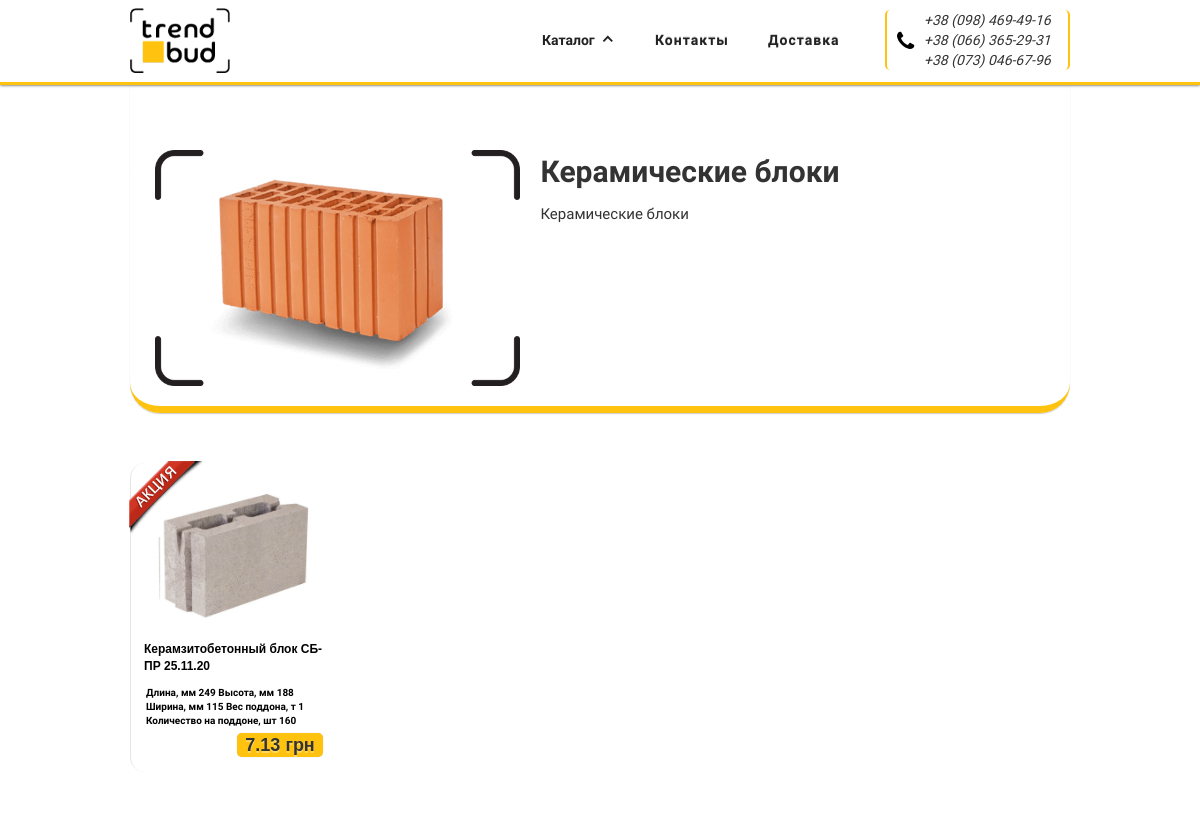
The page /category/3 on the database its author committed.
### tables this page shows
CREATE TABLE IF NOT EXISTS `product_category` (
  `id` int(11) NOT NULL AUTO_INCREMENT COMMENT 'id категории',
  `title` varchar(128) NOT NULL COMMENT 'Название товара',
  `photo_url` varchar(256) NOT NULL COMMENT 'url картинки',
  `description` text NOT NULL COMMENT 'Описание категории',
  `visible` int(11) NOT NULL COMMENT 'Публикация',
  PRIMARY KEY (`id`),
  KEY `id` (`id`),
  KEY `title` (`title`)
);

CREATE TABLE IF NOT EXISTS `product` (
  `id` int(11) NOT NULL AUTO_INCREMENT COMMENT 'id товара',
  `title` varchar(128) NOT NULL COMMENT 'Название товара',
  `akcia` varchar(256) NOT NULL COMMENT 'Акция',
  `photo_url` varchar(256) NOT NULL COMMENT 'Фото продукта',
  `description` text NOT NULL COMMENT 'Характеристики',
  `price` varchar(32) NOT NULL COMMENT 'Цена',
  `category_id` int(11) NOT NULL COMMENT 'id категории',
  PRIMARY KEY (`id`),
  KEY `id` (`id`),
  KEY `category_id` (`category_id`)
);

### application/controllers/First.php (called while the page is built, shortened)
<?php
class First extends CI_Controller {
        public function category($id)
        {
                $this->load->model('product_category_model');
                $data['some_category'] = $this->product_category_model->get_category_by_get($id);
                $this->load->model('product_model');
                $data['products'] = $this->product_model->get_products_model($id);
                $this->load->model('product_category_model');
                $config['per_page'] = '20';
                $data['product_category'] = $this->product_category_model->get_category_model($config['per_page']);
                $this->load->view('category-view', $data);
        }
}

### index.php (called while the page is built, shortened)
<?php
require_once BASEPATH.'core/CodeIgniter.php';

### application/models/product_category_model.php (called while the page is built, shortened)
<?php
class Product_category_model extends CI_Model {
	public function get_category_model($num, $offset=0)
	{
		$this->db->order_by('id', 'asc');
                $this->db->where('visible', 1);
		$query = $this->db->get('product_category', $num, $offset);
		return $query->result_array();
	}
        public function get_category_by_get($id)
	{
		$query = $this->db->get_where('product_category', array('id' => $id, 'visible' => 1));
                return $query->result_array();
	}
}

### application/models/product_model.php (called while the page is built, shortened)
<?php
class Product_model extends CI_Model {
	public function get_products_model($id)
	{
		$this->db->where('category_id', $id);
		$query = $this->db->get('product');
		return $query->result_array();
	}
}

### application/views/category-view.php (the view, shortened to what this page needs)
<!DOCTYPE html>
<html lang="ru">
    <link type="text/css" rel="stylesheet" href="/css/normalize.css"/>
    <link type="text/css" rel="stylesheet" href="/css/webflow.css"/>
    <link type="text/css" rel="stylesheet" href="/css/trend-bud.webflow.css"/>
    <link rel="stylesheet" href="https://maxcdn.bootstrapcdn.com/font-awesome/4.4.0/css/font-awesome.min.css">
<body>
  <div data-collapse="medium" data-animation="default" data-duration="400" data-contain="1" data-easing="ease-in-out" data-easing2="ease-in-out" class="w-nav nav-menu">
    <div class="w-container">
      <a href="/" class="w-nav-brand logo-link"><img width="100" src="/images/trend-bud-logo3.png" data-ix="load" class="logo-trande-bud">
      </a>
      <div data-ix="load-5" class="w-hidden-medium w-hidden-small w-hidden-tiny w-clearfix cont-div">
        <div class="w-embed code _1"><i class="fa fa-phone"></i>
        </div>
        <div class="txt _2">+38&nbsp;(098) 469-49-16</div>
        <div class="txt _2">+38&nbsp;(066) 365-29-31</div>
        <div class="txt _2">+38&nbsp;(073) 046-67-96</div>
      </div>
      <nav role="navigation" class="w-nav-menu dd-menu">
        <div data-delay="0" class="w-dropdown w-clearfix">
          <div data-ix="load-6-hoover" class="w-dropdown-toggle drop-down">
            <div class="drop-text">Каталог</div>
            <div class="w-icon-dropdown-toggle ico-drop-down"></div>
          </div>
        </div><a href="<?php echo base_url();?>#contact" data-ix="load-3" class="w-nav-link nav-link">Контакты</a><a href="<?php echo base_url();?>#dostavka" data-ix="load-4" class="w-nav-link nav-link">Доставка</a>
      </nav>
    </div>
  </div>
  <div class="w-section">
    <div data-ix="3d" class="w-container w-preserve-3d info-category">
        <?php foreach ($some_category as $item) : ?>
      <div class="w-row">
        <div class="w-col w-col-5"><img class="img-category-page" src="/photo/<?=$item['photo_url'];?>">
        </div>
        <div class="w-col w-col-7">
          <h1 class="h1-category-page"><?=$item['title'];?></h1>
          <h2 class="h2-category-page"><?=$item['description'];?></h2>
        </div>
      </div>
        <?php endforeach; ?>
    </div>
  </div>
  <div class="w-section product-section">
    <div class="w-container">
      <div class="w-dyn-list ps"_CONTEXT">
        <div class="w-dyn-items w-row dynamic-product">
          <?php foreach ($products as $product) : ?>
            <div data-ix="load-2" class="w-dyn-item w-col w-col-3 w-clearfix tovar-position"><img class="akcia" src="/images/<?=$product['akcia']?$product['akcia']:'empty.png'?>"><img class="tovar-img" src="/photo/<?=$product['photo_url']?>">
            <h3 class="h3-tovar"><?=$product['title'];?></h3>
            <div class="description-product"><?=$product['description'];?></div>
            <h4 class="price"><?=$product['price'];?></h4>
          </div>
          <?php endforeach;?>
        </div>
      </div>
    </div>
  </div>
</body>
</html>

### css/webflow.css (style rules this page uses)
[class^="w-icon-"], [class*=" w-icon-"] { font-family: 'webflow-icons'; speak: none; font-style: normal; font-weight: normal; font-variant: normal; text-transform: none; line-height: 1; -webkit-font-smoothing: antialiased; -moz-osx-font-smoothing: grayscale; }
.w-icon-arrow-down:before, .w-icon-dropdown-toggle:before { content: "\e603"; }
* { -webkit-box-sizing: border-box; -moz-box-sizing: border-box; box-sizing: border-box; }
html { height: 100%; }
body { margin: 0; min-height: 100%; background-color: #fff; font-family: Arial, sans-serif; font-size: 14px; line-height: 20px; color: #333; }
img { max-width: 100%; vertical-align: middle; display: inline-block; }
.w-clearfix:before, .w-clearfix:after { content: " "; display: table; }
.w-clearfix:after { clear: both; }
.w-preserve-3d { transform-style: preserve-3d; }
h1, h2, h3, h4, h5, h6 { font-weight: bold; margin-bottom: 10px; }
h1 { font-size: 38px; line-height: 44px; margin-top: 20px; }
h2 { font-size: 32px; line-height: 36px; margin-top: 20px; }
h3 { font-size: 24px; line-height: 30px; margin-top: 20px; }
h4 { font-size: 18px; line-height: 24px; margin-top: 10px; }
.w-embed:before, .w-embed:after { content: " "; display: table; }
.w-embed:after { clear: both; }
.w-container { margin-left: auto; margin-right: auto; max-width: 940px; }
.w-container:before, .w-container:after { content: " "; display: table; }
.w-container:after { clear: both; }
.w-container .w-row { margin-left: -10px; margin-right: -10px; }
.w-row:before, .w-row:after { content: " "; display: table; }
.w-row:after { clear: both; }
.w-col { position: relative; float: left; width: 100%; min-height: 1px; padding-left: 10px; padding-right: 10px; }
.w-col-3 { width: 25%; }
.w-col-5 { width: 41.66666667%; }
.w-col-7 { width: 58.33333333%; }
.w-dropdown { display: inline-block; position: relative; text-align: left; margin-left: auto; margin-right: auto; z-index: 900; }
.w-dropdown-btn, .w-dropdown-toggle, .w-dropdown-link { position: relative; vertical-align: top; text-decoration: none; color: #222222; padding: 20px; text-align: left; margin-left: auto; margin-right: auto; white-space: nowrap; }
.w-dropdown-toggle { -webkit-user-select: none; -moz-user-select: none; -ms-user-select: none; user-select: none; display: inline-block; cursor: pointer; padding-right: 40px; }
.w-icon-dropdown-toggle { position: absolute; top: 0; right: 0; bottom: 0; margin: auto; margin-right: 20px; width: 1em; height: 1em; }
.w-nav { position: relative; background: #dddddd; z-index: 1000; }
.w-nav:before, .w-nav:after { content: " "; display: table; }
.w-nav:after { clear: both; }
.w-nav-brand { position: relative; float: left; text-decoration: none; color: #333333; }
.w-nav-link { position: relative; display: inline-block; vertical-align: top; text-decoration: none; color: #222222; padding: 20px; text-align: left; margin-left: auto; margin-right: auto; }
.w-nav-menu { position: relative; float: right; }

### rows shown on the page
product_category: photo_url (picture), title "Керамические блоки", description "Керамические блоки"
product: akcia (picture), photo_url (picture), title "Керамзитобетонный блок СБ-ПР 25.11.20", description "Длина, мм 249 Высота, мм 188 Ширина, мм 115 Вес поддона, т 1 Количество на поддоне, шт 160", price "7.13 грн"
